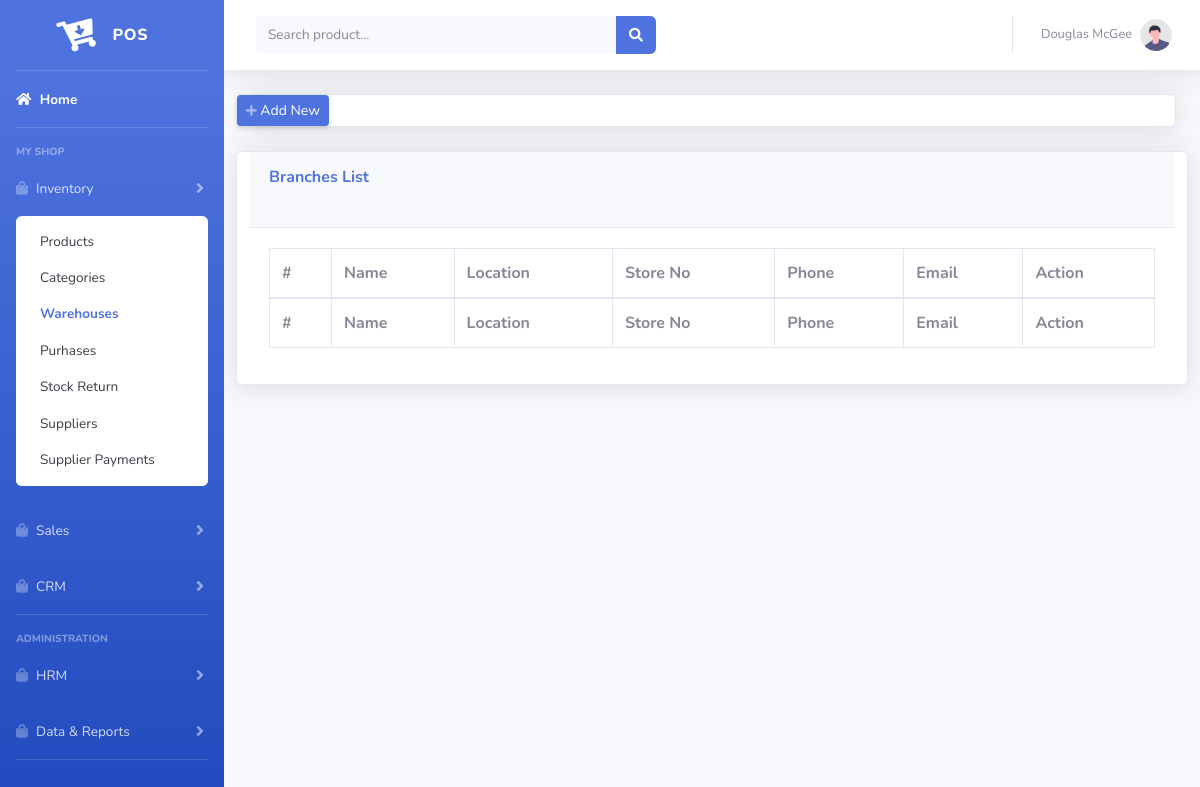
Before: /inventory/warehouses with the older database file.
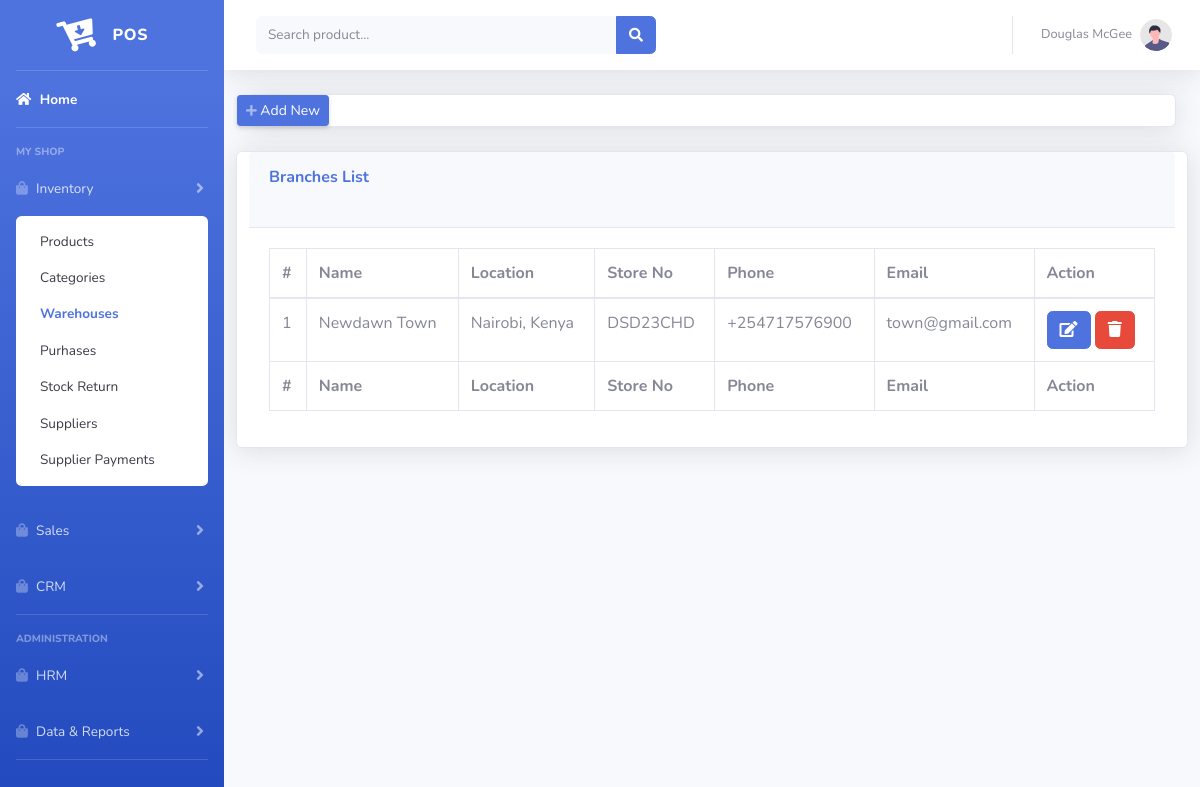
After: the same page with the newer database file.
### tables this page shows
CREATE TABLE `branches` (
  `id` int(11) NOT NULL,
  `name` varchar(60) NOT NULL,
  `location` varchar(60) NOT NULL,
  `store_no` varchar(15) NOT NULL,
  `branch_phone` varchar(15) NOT NULL,
  `branch_email` varchar(60) NOT NULL,
  `created_at` timestamp NOT NULL DEFAULT CURRENT_TIMESTAMP,
  `updated_at` timestamp NOT NULL DEFAULT CURRENT_TIMESTAMP ON UPDATE CURRENT_TIMESTAMP
);

### app/views/layout/template.php (called while the page is built, shortened)
<?php
$this->load->view('layout/header');
$this->load->view('layout/sidebar');
$this->load->view('layout/topmenu');
$this->load->view($page_content);

### app/controllers/Inventory.php (called while the page is built, shortened)
<?php
class Inventory extends BASE_Controller {
	public function __construct()
	{
		$this->load->model('inventory_model');
	}
    public function warehouses()
    {
        $this->form_validation->set_rules('name', 'Store name', 'required');
        $this->form_validation->set_rules('location', 'Location', 'required');
        $this->form_validation->set_rules('store_no', 'Store number', 'required|is_unique[branches.store_no]');
        $this->form_validation->set_rules('branch_phone', 'Phone', 'required|is_unique[branches.branch_phone]');
        $this->form_validation->set_rules('branch_email', 'Email', 'required|is_unique[branches.branch_email]');
        if ($this->form_validation->run() == FALSE)
        {
            $this->data['warehouses'] = $this->inventory_model->fetchwarehouses();
            $this->data['dtable'] = "present";
            $this->data['menu'] = "inventory";
            $this->data['menuitem'] = "warehouses";
            $this->data['pg_title'] = "Warehouses";
            $this->data['page_content'] = 'inventory/warehouses';
            $this->load->view('layout/template', $this->data);
        }
    }
}

### index.php (called while the page is built, shortened)
<?php
require_once BASEPATH . 'core/CodeIgniter.php';

### app/models/Inventory_model.php (called while the page is built, shortened)
<?php
class Inventory_model extends CI_Model
{
    public $_tableBranches = "branches";
    public function fetchwarehouses()
    {
        $query = $this->db->get($this->_tableBranches);
        return $query->result_array();
    }
}

### app/views/inventory/warehouses.php (the view, shortened to what this page needs)
<div class="container-fluid">
    <div class="card shadow mb-4">
        <div class="row">
            <a class="d-none d-sm-inline-block btn btn-sm btn-primary shadow-sm" data-toggle="modal" data-target="#add-new"><i
                    class="fas fa-plus fa-sm text-white-50"></i> Add New</a>
        </div>
    </div>
    <div class="row">
        <div class="card shadow mb-4 col-sm-12">
            <div class="card-header py-3">
                <h6 class="m-0 font-weight-bold text-primary">Branches List</h6><br>
            </div>
            <div class="card-body">
                <div class="table-responsive">
                    <table class="table table-bordered datatable" width="100%" cellspacing="0">
                        <thead>
                        <tr>
                            <th>#</th>
                            <th>Name</th>
                            <th>Location</th>
                            <th>Store No</th>
                            <th>Phone</th>
                            <th>Email</th>
                            <th>Action</th>
                        </tr>
                        </thead>
                        <tfoot>
                        <tr>
                            <th>#</th>
                            <th>Name</th>
                            <th>Location</th>
                            <th>Store No</th>
                            <th>Phone</th>
                            <th>Email</th>
                            <th>Action</th>
                        </tr>
                        </tfoot>
                        <tbody>
                        <?php if(!empty($warehouses)){
                            $i = 0;
                            foreach($warehouses as $one) {
                                $i++;
                                ?>
                                <tr>
                                    <td><?= $i; ?></td>
                                    <td><?= $one['name'];?></td>
                                    <td><?= $one['location'];?></td>
                                    <td><?= $one['store_no'];?></td>
                                    <td><?= $one['branch_phone'];?></td>
                                    <td><?= $one['branch_email'];?></td>
                                    <td>
                                        <button class="btn btn-primary edit" data-id = "<?= $one['id'];?>"><i class="fa fa-edit"></i></button>
                                        <button class="btn btn-danger delete" data-id = "<?= $one['id'];?>"><i class="fa fa-trash"></i></button>
                                    </td>
                                </tr>
                            <?php   }
                        } ?>
                        </tbody>
                    </table>
                </div>
            </div>
        </div>
    </div>
</div>
</div>

Changed rows visible on the page:
added branches: name "Newdawn Town", location "Nairobi, Kenya", store_no "DSD23CHD", branch_phone "+254717576900", branch_email "town@gmail.com"
